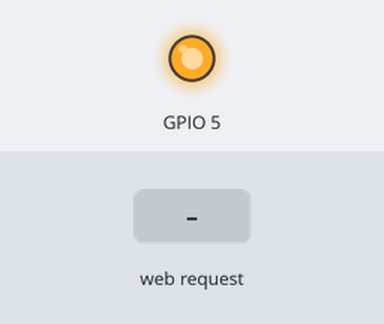
Bench run of a sketch on a simulated ESP8266 (NodeMCU). Parts: output pins drawn as LEDs (lit = HIGH). The test bench sets the inputs (shaded band). WiFi joins after 1.5 s; servers stay silent unless stated; what the sketch prints to the serial monitor is not drawn.

Above: at 2.7 s.
2.8 s: HTTP request GET /1/0 received
At 4.0 s:
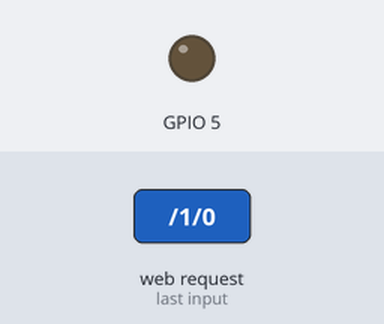
4.3 s: HTTP request GET /1/1 received
At 5.3 s:
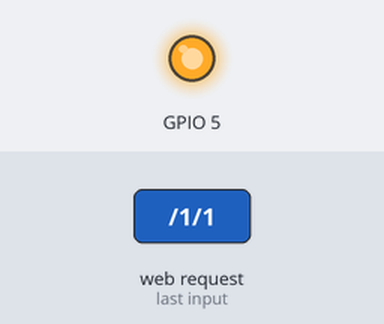
Timing chart, 0 to 7.3 s (numbered marks = the images above; inputs shaded):
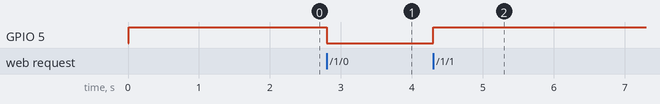

Measured:
- after the input at 2.8 s, GPIO 5: HIGH → LOW at once
- after the input at 4.3 s, GPIO 5: LOW → HIGH at once

The sketch:

Rele_Nodem.ino
```cpp
#include <ESP8266WiFi.h>

// Имя и пароль вашей сети WiFi
const char* ssid = "Explabs_Robotics";
const char* password = "Huttka18";

// Создаем сервер и порт для прослушки 80

WiFiServer server(80);

void setup() {
 Serial.begin(115200);
 delay(10);

 // Подготовка GPIO
 pinMode(5, OUTPUT);
 digitalWrite(5, 1);

 // Подключаемся к сети WiFi
 Serial.println();
 Serial.println();
 Serial.print("Connecting to ");
 Serial.println(ssid);
 WiFi.begin(ssid, password);

 // Ожидание подключения
 while (WiFi.status() != WL_CONNECTED) {
 delay(500);
 Serial.print(".");
 }
 Serial.println("");
 Serial.println("WiFi connected");

 // Запуск сервера
 server.begin();
 Serial.println("Server started");

 // Вывод полученного IP адреса
 Serial.println(WiFi.localIP());
}

void loop() {

 // Проверка подключения
 WiFiClient client = server.available();
 if (!client) {
 return;
 }

 // Ожидание данных
 Serial.println("new client");
 while (!client.available()) {
 delay(1);
 }

 // Чтение первой строки запроса
 String req = client.readStringUntil('\r');
 Serial.println(req);
 client.flush();

 // Работа с GPIO
 if (req.indexOf("/1/0") != -1)
 digitalWrite(5, 0);
 else if (req.indexOf("/1/1") != -1)
 digitalWrite(5, 1);
 else if (req.indexOf("/5") != -1) {
 Serial.println("TEST OK");
 String s = "HTTP/1.1 200 OK\r\nContent-Type: text/html\r\n\r\n<!DOCTYPE HTML>\r\n<html>\r\nTest OK. Uptime: ";

 // Подстчет UpTime
 int Sec = (millis() / 1000UL) % 60;
 int Min = ((millis() / 1000UL) / 60UL) % 60;
 int Hours = ((millis() / 1000UL) / 3600UL) % 24;
 int Day = ((millis() / 1000UL) / 3600UL / 24UL);
 s += Day;
 s += "d ";
 s += Hours;
 s += ":";
 s += Min;
 s += ":";
 s += Sec;
 s += "</html>\n";
 client.print(s);
 client.stop();
 return;
 }
 else
 // Если неверный запрос написать об ошибке
 {
 Serial.println("invalid request");
 String s = "HTTP/1.1 200 OK\r\nContent-Type: text/html\r\n\r\n<!DOCTYPE HTML>\r\n<html>\r\nInvalid request";
 s += "</html>\n";
 client.print(s);
 client.stop();
 return;
 }

 client.flush();


 // Формирование ответа
 String s = "HTTP/1.1 200 OK\r\nContent-Type: text/html\r\n\r\n<!DOCTYPE HTML>\r\n<html>\r\nGPIO set OK";
 s += "</html>\n";

 // Send the response to the client
 client.print(s);
 delay(1);
 Serial.println("Client disonnected");

}
```
